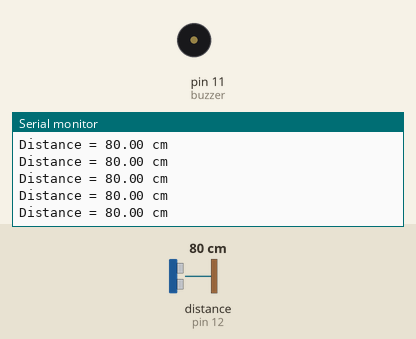
Recording of a sketch running on a simulated Arduino Uno, built with avr-gcc and run on an emulated ATmega328P. Parts: buzzer (waves = sounding, pin HIGH), the last lines printed to the serial monitor. Wiring (inferred from the names in the program): ultrasonic range finder: trigger pin 10; echo pin 12. The test bench sets the inputs (shaded band); at power-on: distance to the obstacle (sensor on pin 12) 80 cm. The echo pulse lasts 58.3 µs per cm; pins used as bus, display or sensor lines are not drawn.

Above: at 3.3 s.
3.4 s: distance to the obstacle (sensor on pin 12) set to 48 cm
At 4.3 s:
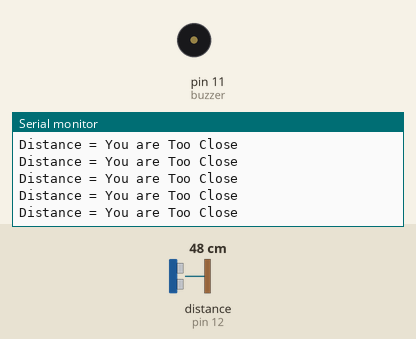
6.4 s: distance to the obstacle (sensor on pin 12) set to 54 cm
At 7.3 s:
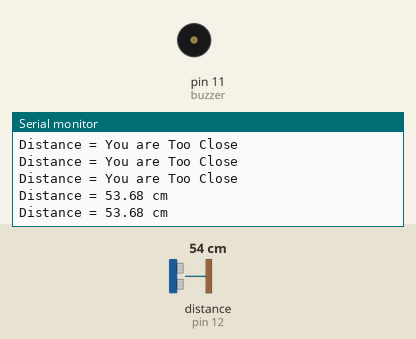
Timing chart, 0 to 9.4 s (numbered marks = the images above; inputs shaded):
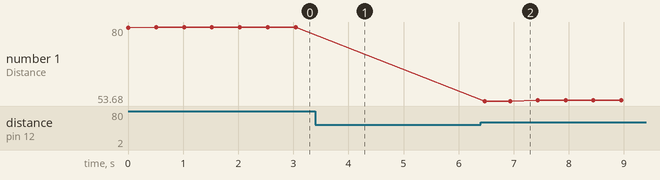

Measured:
- the behaviour switches between 50 and 51 cm on distance to the obstacle (sensor on pin 12) (found by bisection; images 1 and 2)
- after the input at 3.4 s, the serial monitor: prints a new line after 0.14 s (image 1)
- after the input at 6.4 s, the serial monitor: prints a new line after 0.08 s (image 2)
- plotted number 1: 80 → 54.02 after the input at 6.4 s

The sketch:

FINISHED_SENSOR_PROJECT__1.0_.ino
```cpp
 #define trigPin 10
 #define echoPin 12
 const int buzzer = 11;

 float duration, distance;

 void setup() {
  // put your setup code here, to run once:
  Serial.begin (9600);
  pinMode(trigPin, OUTPUT);
  pinMode(echoPin, INPUT);
  pinMode(buzzer, OUTPUT);
}

void loop() {

  // put your main code here, to run repeatedly:
  digitalWrite(trigPin, LOW);
  delayMicroseconds(2);
  digitalWrite(trigPin, HIGH);
  delayMicroseconds(10);
  digitalWrite(trigPin, LOW);

  duration = pulseIn(echoPin, HIGH);
  distance = (duration / 2) * 0.0343;

  Serial.print("Distance = ");

              if (distance >=9999  || distance <= 50) {
                 Serial.println("You are Too Close");
                 digitalWrite(buzzer, OUTPUT);


              }
                      else {

            Serial.print(distance);
            Serial.println(" cm");
            delay(500);
            noTone(buzzer);
          }

}
```
